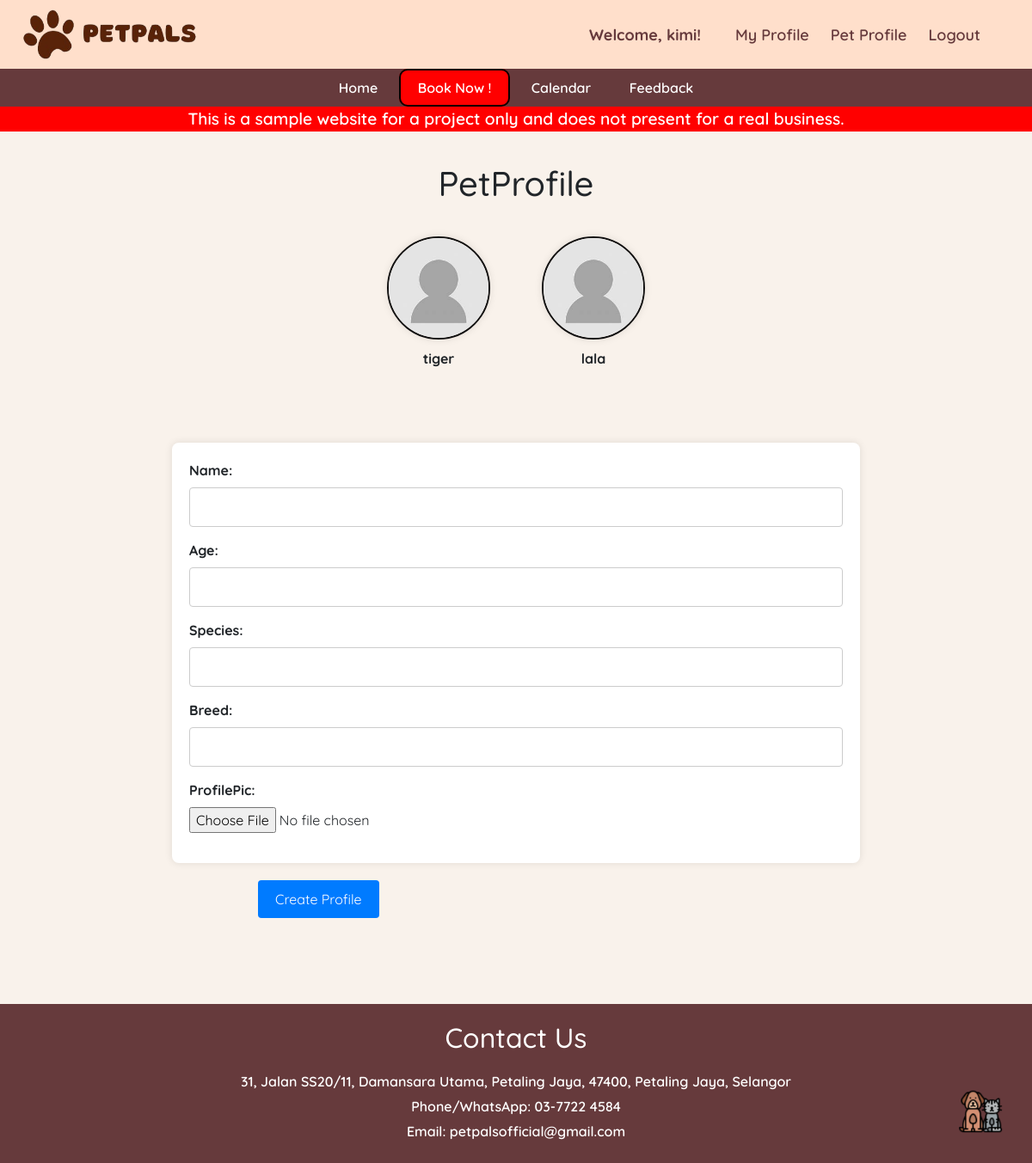
Screenshot of /petprofile/ (signed in) with the database file from the repository.
### main/models.py (models this page shows, shortened)
class Pet(models.Model):
    name = models.CharField(max_length=20)
    owner = models.ForeignKey(Owner, null=True, on_delete=models.CASCADE)
    age = models.PositiveBigIntegerField()
    species = models.CharField(max_length=50)
    breed = models.CharField(max_length=50)
    profile_pic = models.ImageField(default="profile.jpg", null=True, blank=True)

### main/views.py (the view)
# urls.py: path('petprofile/', views.PetprofilePage, name="petprofile"),
def PetprofilePage(request):
    try:
        owner_instance = Owner.objects.get(user=request.user)
    except Owner.DoesNotExist:
        messages.error(request, 'pls create a owner profile first')
        return redirect ('profile')
    pet_instances = Pet.objects.filter(owner=owner_instance)
    if request.method == 'POST':
        form = PetForm(request.POST, request.FILES)
        if form.is_valid():
            pet = form.save(commit=False)
            pet.owner = owner_instance
            pet.save()
            form.save_m2m()
            messages.success(request, f'profile has been updated')
            return redirect('petprofile')
    else:
        form = PetForm()
    context = {'form':form, 'pet_instances': pet_instances}
    return render(request, 'petprofile.html', context)

### main/forms.py
class PetForm(forms.ModelForm):
    class Meta:
        model = Pet
        fields = ['name','age','species','breed','profile_pic']

### main/templates/petprofile.html (shortened to what this page needs)
{% extends 'base.html' %}
{% block content %}
{% load static%}
        <h1 class="ti">PetProfile</h1>
    <div class="pet-container">
        {% for pet_instance in pet_instances %}
        <div class="pet-card">
            <div class=>
                <a href="{% url 'edit_pet' pet_instance.id %}">
                    <div class="profile_pic">
                        <img src="{% if pet_instance.profile_pic %}{{ pet_instance.profile_pic.url }}{% else %}{% static 'image/profile.jpg' %}{% endif %}" alt="{{ pet_instance.name }}'s Profile Picture">
                    </div>
                </a>
                <div>
                    <p>{{ pet_instance.name }}</p>
                </div>
            </div>
        </div>
        {% endfor %}
    </div>
    <form method="POST" action="" enctype="multipart/form-data">
        <div class="container">
            <div class=" form-group">
                <label for="id_username">Name:</label>
                {{ form.name }}
            </div>
            <div class=" form-group">
                <label for="id_breed">Age:</label>
                {{ form.age }}
            </div>
            <div class=" form-group">
                <label for="id_age">Species:</label>
                {{ form.species }}
            </div>
            <div class=" form-group">
                <label for="id_species">Breed:</label>
                {{ form.breed }}
            </div>
            <div class=" form-group">
                <label for="id_profilepic">ProfilePic:</label>
                {{ form.profile_pic }}
            </div>
        </div>
        <div class="button-container">
            <input type="submit" value="Create Profile">
        </div>
    </form>
{% endblock %}

### main/templates/navbar.html (shortened to what this page needs)
{% load static %}
    <header>
        <img src="{% static 'image/PetPals.png' %}" alt="Pawlogo" width="auto" height="80">
        <div class="profile-bar">
            <div class="profile-info">
                {% if request.user.is_authenticated %}
                    <span>Welcome, {{ request.user }}!</span>
                {% else %}
                    <span>Welcome, Guest!</span>
                {% endif %}
            </div>
                <div class="profile-actions">
                    {% if user.is_authenticated %}
                        <a href="{% url 'profile' %}">My Profile</a>
                        <a href="{% url 'petprofile' %}">Pet Profile</a>
                        <a href="{% url 'logout' %}">Logout</a>
                    {% else %}
                        <a href="{% url 'login' %}">Sign In</a>
                        <a href="{% url 'register' %}">Sign Up</a>
                    {% endif %}
                </div>
        </div>
    </header>
    <nav class="navigation">
        {% if user.is_authenticated %}
        <a href="{% url 'home' %}">Home</a>
        <a href="{% url 'bookingpage' %}" class="book">Book Now !</a>
        <a href="{% url 'calendar' %}">Calendar</a>
        <a href ="{% url 'feedback' %}">Feedback</a>
        {% else %}
        <a href="{% url 'home' %}">Home</a>
        <a href="#services">Services</a>
        {% endif %}
    </nav>

### main/templates/base.html (style rules this page uses)
body { font-family: "Quicksand", sans-serif; font-optical-sizing: auto; font-weight: 600; font-style: normal; margin: 0 !important; padding: 0; background-color: #F9F2EB; display: flex; flex-direction: column; min-height: 100vh; }
.ti { margin-top: 20px; }

### main/templates/navbar.html (style rules this page uses)
header { background-color: rgb(255, 223, 203); padding: 0px; text-align: center; color: rgb(102, 58, 60); display: flex; justify-content: space-between; align-items: center; }
.navigation { background-color:rgb(102,58,60); padding: 10px 0; text-align: center; }
.navigation a { color: white; text-decoration: none; padding: 10px 20px; }
.profile-bar { display: flex; align-items: center; margin-right: 5%; font-size: large; }
.profile-info { margin-right: 20px; }
.profile-info span { font-weight: bold; }
.profile-actions a { color: rgb(102,58,60); text-decoration: none; margin-left: 20px; }
.book { border-radius: 10px; border: 2px solid black; background-color: red; color:white; }

### main/templates/petprofile.html (style rules this page uses)
.container { max-width: 800px; margin: 20px auto; background-color: #fff; padding: 20px; border-radius: 8px; box-shadow: 0 0 10px rgba(0, 0, 0, 0.1); }
h1 { text-align: center; }
form { margin-top: 20px; }
form .form-group { margin-bottom: 15px; }
form label { display: block; font-weight: bold; }
form input[type="text"], form input[type="email"], #id_age { width: 100%; padding: 10px; border: 1px solid #ccc; border-radius: 4px; box-sizing: border-box; }
form input[type="submit"] { background-color: #007bff; color: #fff; padding: 10px 20px; border: none; border-radius: 4px; cursor: pointer; font-size: 16px; }
.button-container { padding-left: 25%; }
.profile_pic { width: 120px; height: 120px; border-radius: 50%; margin: 0 auto; overflow: hidden; border: 2px solid #100f0f; box-shadow: 0 0 10px rgba(0, 0, 0, 0.1); }
.profile_pic img { width: 100%; height: 100%; object-fit: cover; }
.pet-card { text-align: center; padding: 10px; margin-bottom: 20px; margin-top: 20px; margin-left: 10px; margin-right: 10px; }
.pet-card p { margin-top: 10px; font-size: 16px; font-weight: bold; }
.pet-container { display: flex; justify-content: center; flex-wrap: wrap; gap: 20px; }

### rows the page displays
Pet: name "tiger"
Pet: profile_pic (placeholder picture), name "lala"

### other values shown
{{ request.user }} "kimi"
